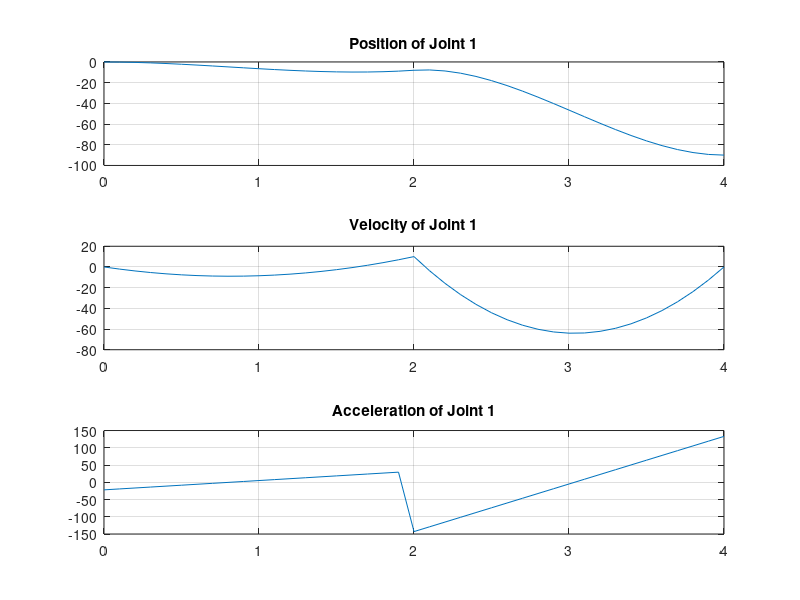
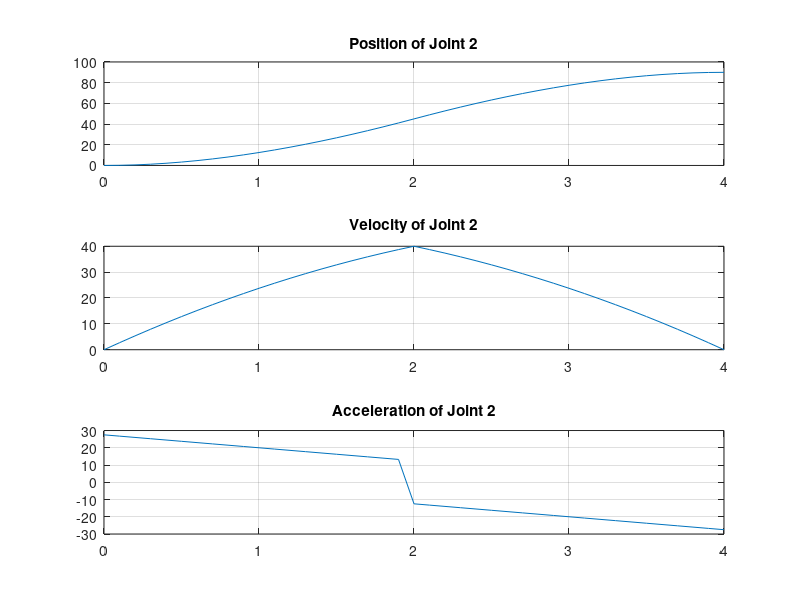
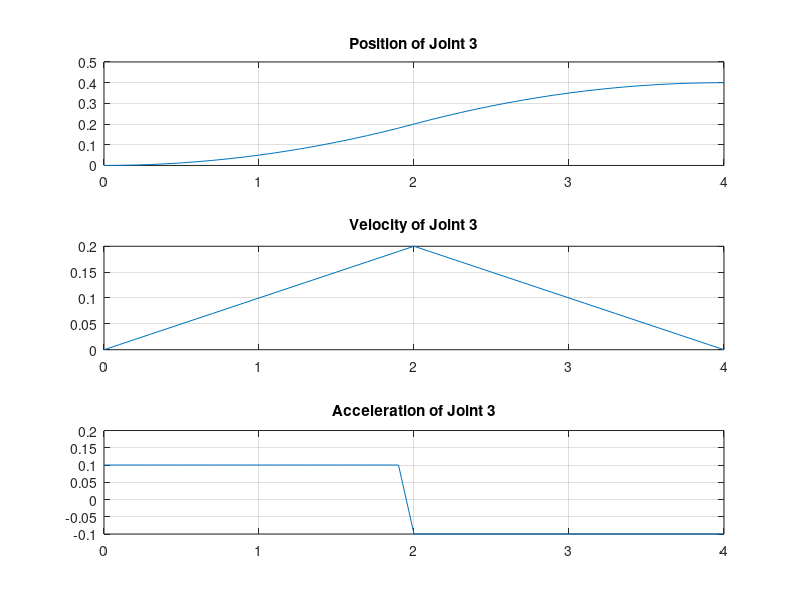

The MATLAB source for these figures, in order:
%CPS trajectory given joint positions and velocites and time

p = [0,-8,-90;0,45,90;0,0.2,0.4]; % Define Positions
v = [0,10,0;0,40,0;0,0.2,0]; % Define Velocities
t = [0, 2, 4];

totalPosition = [];
totalVelocity = [];
totalAcceleration = [];

sample = 0.1;

for i = 1:size(p)
    for j=1:(length(t)-1)
        j
        a_0 = p(i,j) %a0 coefficient
        a_1 = v(i,j); %a1 coefficient
        a_2 = (3*(p(i,j+1) - p(i,j)) - (t(j+1)-t(j))*(2*v(i,j)+v(i,j+1)))/((t(j+1)-t(j))^2);
        a_3 = ((2*(p(i,j) - p(i,j+1))) + (t(j+1)-t(j))*(v(i,j)+v(i,j+1)))/((t(j+1)-t(j))^3); %a3 coefficient

        ts = (t(j):sample:t(j+1))-t(j);

        theta = a_0 + a_1*ts + a_2*ts.^2 + a_3*ts.^3; %position function
        dtheta = a_1 + 2*a_2*ts + 3*a_3*ts.^2; %velocity function
        ddtheta = 2*a_2 + 6*a_3*ts; %acceleration function

        totalPosition = [totalPosition, theta];
        totalVelocity = [totalVelocity, dtheta];
        totalAcceleration = [totalAcceleration, ddtheta];

        if j ~= (length(t)-1)
            totalPosition(end) = [];
            totalVelocity(end) = [];
            totalAcceleration(end) = [];
        else
            time = t(1):sample:t(length(t));
            %plot position
            figure
            subplot(3,1,1);
            plot(time, totalPosition)
            title(sprintf('Position of Joint %d',i));
            grid on
            %plot Velocity
            subplot(3,1,2);
            plot(time, totalVelocity)
            title(sprintf('Velocity of Joint %d',i));
            grid on
            %plot Acceleration
            subplot(3,1,3);
            plot(time, totalAcceleration)
            title(sprintf('Acceleration of Joint %d',i));
            grid on
            
            totalPosition = [];
            totalVelocity = [];
            totalAcceleration = [];
        end
    end
end